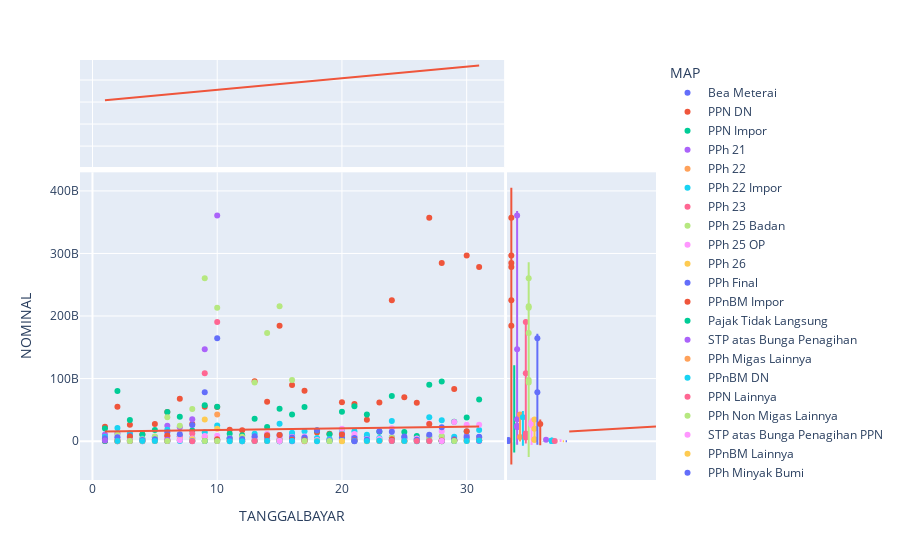

Source (notebook cell):
### Markdown cell above
### Analyze Penerimaan by Day

### Code cell
px.scatter(df
    .query("TAHUNBAYAR == 2023 & KET not in ('SPMKP')")
    .groupby(['TANGGALBAYAR','MAP'], as_index=False)['NOMINAL']
    .sum(),
    x='TANGGALBAYAR',
    y='NOMINAL',
    color='MAP',
    trendline='ols',
    trendline_scope='overall',
    marginal_x='histogram',
    marginal_y='violin'
)

### Figure 1 — Plotly figure (JSON) as saved in the notebook; plotly's stock layout.template omitted (floating-point values rounded to 4 significant figures; data arrays with more than 128 entries replaced by an {"elided": "..."} marker saying what was removed)
{"data": [{"hovertemplate": "MAP=Bea Meterai<br>TANGGALBAYAR=%{x}<br>NOMINAL=%{y}<extra></extra>", "legendgroup": "Bea Meterai", "marker": {"color": "#636efa", "symbol": "circle"}, "mode": "markers", "name": "Bea Meterai", "orientation": "v", "showlegend": true, "type": "scatter", "x": [1, 2, 3, 4, 5, 6, 8, 9, 10, 12, 14, 15, 16, 24, 25, 28], "xaxis": "x", "y": [15000000, 7000, 350000, 21000, 30028000, 14464000, 63760000, 4330000, 1864577000, 7000, 195000000, 35000, 105000, 798067000, 15000000, 15476000], "yaxis": "y"}, {"alignmentgroup": "True", "bingroup": "x", "hovertemplate": "MAP=Bea Meterai<br>TANGGALBAYAR=%{x}<br>count=%{y}<extra></extra>", "legendgroup": "Bea Meterai", "marker": {"color": "#636efa"}, "name": "Bea Meterai", "offsetgroup": "Bea Meterai", "opacity": 0.5, "showlegend": false, "type": "histogram", "x": [1, 2, 3, 4, 5, 6, 8, 9, 10, 12, 14, 15, 16, 24, 25, 28], "xaxis": "x3", "yaxis": "y3"}, {"alignmentgroup": "True", "hovertemplate": "MAP=Bea Meterai<br>NOMINAL=%{y}<extra></extra>", "legendgroup": "Bea Meterai", "marker": {"color": "#636efa", "symbol": "circle"}, "name": "Bea Meterai", "offsetgroup": "Bea Meterai", "scalegroup": "y", "showlegend": false, "type": "violin", "xaxis": "x2", "y": [15000000, 7000, 350000, 21000, 30028000, 14464000, 63760000, 4330000, 1864577000, 7000, 195000000, 35000, 105000, 798067000, 15000000, 15476000], "yaxis": "y2"}, {"hovertemplate": "MAP=PPN DN<br>TANGGALBAYAR=%{x}<br>NOMINAL=%{y}<extra></extra>", "legendgroup": "PPN DN", "marker": {"color": "#EF553B", "symbol": "circle"}, "mode": "markers", "name": "PPN DN", "orientation": "v", "showlegend": true, "type": "scatter", "x": [1, 2, 3, 4, 5, 6, 7, 8, 9, 10, 11, 12, 13, 14, 15, 16, 17, 18, 19, 20, 21, 22, 23, 24, 25, 26, 27, 28, 29, 30, 31], "xaxis": "x", "y": [23006295947, 54819280378, 26280453927, 10538294029, 27221071569, 46724441035, 67925249314, 27231182037, 54916172599, 54689762945, 18301772872, 17286438373, 95515488888, 62832799202, 184257538729, 89635596205, 80719778760, 13858419504, 11891998770, 61984007815, 59226705581, 34298669072, 61930749874, 225318827686, 70231635673, 61465235948, 357030414389, 284874829759, 83483412562, 296800789322, 278196478736], "yaxis": "y"}, {"alignmentgroup": "True", "bingroup": "x", "hovertemplate": "MAP=PPN DN<br>TANGGALBAYAR=%{x}<br>count=%{y}<extra></extra>", "legendgroup": "PPN DN", "marker": {"color": "#EF553B"}, "name": "PPN DN", "offsetgroup": "PPN DN", "opacity": 0.5, "showlegend": false, "type": "histogram", "x": [1, 2, 3, 4, 5, 6, 7, 8, 9, 10, 11, 12, 13, 14, 15, 16, 17, 18, 19, 20, 21, 22, 23, 24, 25, 26, 27, 28, 29, 30, 31], "xaxis": "x3", "yaxis": "y3"}, {"alignmentgroup": "True", "hovertemplate": "MAP=PPN DN<br>NOMINAL=%{y}<extra></extra>", "legendgroup": "PPN DN", "marker": {"color": "#EF553B", "symbol": "circle"}, "name": "PPN DN", "offsetgroup": "PPN DN", "scalegroup": "y", "showlegend": false, "type": "violin", "xaxis": "x2", "y": [23006295947, 54819280378, 26280453927, 10538294029, 27221071569, 46724441035, 67925249314, 27231182037, 54916172599, 54689762945, 18301772872, 17286438373, 95515488888, 62832799202, 184257538729, 89635596205, 80719778760, 13858419504, 11891998770, 61984007815, 59226705581, 34298669072, 61930749874, 225318827686, 70231635673, 61465235948, 357030414389, 284874829759, 83483412562, 296800789322, 278196478736], "yaxis": "y2"}, {"hovertemplate": "MAP=PPN Impor<br>TANGGALBAYAR=%{x}<br>NOMINAL=%{y}<extra></extra>", "legendgroup": "PPN Impor", "marker": {"color": "#00cc96", "symbol": "circle"}, "mode": "markers", "name": "PPN Impor", "orientation": "v", "showlegend": true, "type": "scatter", "x": [1, 2, 3, 4, 5, 6, 7, 8, 9, 10, 11, 12, 13, 14, 15, 16, 17, 18, 19, 20, 21, 22, 23, 24, 25, 26, 27, 28, 29, 30, 31], "xaxis": "x", "y": [20366690000, 80262877000, 33625606000, 10660147000, 17790263000, 46605372000, 39113303000, 17051243000, 57450000000.0, 54945615749, 11935066000, 9394578000, 35859228000, 22673971000, 51951688913, 42431455000, 54646632000, 17076977000, 11095116000, 46845305000, 55788365000, 42481438000, 14864053973, 72312615000, 14518701000, 8037256000, 90010593000, 95145195689, 30827159000, 37782201000, 66414389000], "yaxis": "y"}, {"alignmentgroup": "True", "bingroup": "x", "hovertemplate": "MAP=PPN Impor<br>TANGGALBAYAR=%{x}<br>count=%{y}<extra></extra>", "legendgroup": "PPN Impor", "marker": {"color": "#00cc96"}, "name": "PPN Impor", "offsetgroup": "PPN Impor", "opacity": 0.5, "showlegend": false, "type": "histogram", "x": [1, 2, 3, 4, 5, 6, 7, 8, 9, 10, 11, 12, 13, 14, 15, 16, 17, 18, 19, 20, 21, 22, 23, 24, 25, 26, 27, 28, 29, 30, 31], "xaxis": "x3", "yaxis": "y3"}, {"alignmentgroup": "True", "hovertemplate": "MAP=PPN Impor<br>NOMINAL=%{y}<extra></extra>", "legendgroup": "PPN Impor", "marker": {"color": "#00cc96", "symbol": "circle"}, "name": "PPN Impor", "offsetgroup": "PPN Impor", "scalegroup": "y", "showlegend": false, "type": "violin", "xaxis": "x2", "y": [20366690000, 80262877000, 33625606000, 10660147000, 17790263000, 46605372000, 39113303000, 17051243000, 57450000000.0, 54945615749, 11935066000, 9394578000, 35859228000, 22673971000, 51951688913, 42431455000, 54646632000, 17076977000, 11095116000, 46845305000, 55788365000, 42481438000, 14864053973, 72312615000, 14518701000, 8037256000, 90010593000, 95145195689, 30827159000, 37782201000, 66414389000], "yaxis": "y2"}, {"hovertemplate": "MAP=PPh 21<br>TANGGALBAYAR=%{x}<br>NOMINAL=%{y}<extra></extra>", "legendgroup": "PPh 21", "marker": {"color": "#ab63fa", "symbol": "circle"}, "mode": "markers", "name": "PPh 21", "orientation": "v", "showlegend": true, "type": "scatter", "x": [1, 2, 3, 4, 5, 6, 7, 8, 9, 10, 11, 12, 13, 14, 15, 16, 17, 18, 19, 20, 21, 22, 23, 24, 25, 26, 27, 28, 29, 30, 31], "xaxis": "x", "y": [10747186810, 12650102295, 6038992737, 2737700402, 6839402977, 24576956291, 22175743841, 34913000365, 146907208487, 360495103514, 4444408417, 2727140269, 5826240981, 3596485910, 3392716331, 9104648054, 6172533259, 1384450630, 1951380865, 12235938276, 7107341015, 7333817368, 1925017347, 6143606630, 4399490578, 3794141993, 7370102557, 7381285892, 1821532249, 8683913614, 6381869683], "yaxis": "y"}, {"alignmentgroup": "True", "bingroup": "x", "hovertemplate": "MAP=PPh 21<br>TANGGALBAYAR=%{x}<br>count=%{y}<extra></extra>", "legendgroup": "PPh 21", "marker": {"color": "#ab63fa"}, "name": "PPh 21", "offsetgroup": "PPh 21", "opacity": 0.5, "showlegend": false, "type": "histogram", "x": [1, 2, 3, 4, 5, 6, 7, 8, 9, 10, 11, 12, 13, 14, 15, 16, 17, 18, 19, 20, 21, 22, 23, 24, 25, 26, 27, 28, 29, 30, 31], "xaxis": "x3", "yaxis": "y3"}, {"alignmentgroup": "True", "hovertemplate": "MAP=PPh 21<br>NOMINAL=%{y}<extra></extra>", "legendgroup": "PPh 21", "marker": {"color": "#ab63fa", "symbol": "circle"}, "name": "PPh 21", "offsetgroup": "PPh 21", "scalegroup": "y", "showlegend": false, "type": "violin", "xaxis": "x2", "y": [10747186810, 12650102295, 6038992737, 2737700402, 6839402977, 24576956291, 22175743841, 34913000365, 146907208487, 360495103514, 4444408417, 2727140269, 5826240981, 3596485910, 3392716331, 9104648054, 6172533259, 1384450630, 1951380865, 12235938276, 7107341015, 7333817368, 1925017347, 6143606630, 4399490578, 3794141993, 7370102557, 7381285892, 1821532249, 8683913614, 6381869683], "yaxis": "y2"}, {"hovertemplate": "MAP=PPh 22<br>TANGGALBAYAR=%{x}<br>NOMINAL=%{y}<extra></extra>", "legendgroup": "PPh 22", "marker": {"color": "#FFA15A", "symbol": "circle"}, "mode": "markers", "name": "PPh 22", "orientation": "v", "showlegend": true, "type": "scatter", "x": [1, 2, 3, 4, 5, 6, 7, 8, 9, 10, 11, 12, 13, 14, 15, 16, 17, 18, 19, 20, 21, 22, 23, 24, 25, 26, 27, 28, 29, 30, 31], "xaxis": "x", "y": [400638868, 1748603516, 524783463, 67270202, 374460049, 1566138530, 1209030913, 1087077175, 6644829842, 42616716395, 71195436, 91705089, 744067048, 470369738, 1936013362, 748364326, 770703134, 359003953, 321383063, 2298380905, 1002452586, 1472428620, 539310223, 1742238174, 187110228, 333844210, 1180361541, 1332922922, 963187115, 614800570, 1216958157], "yaxis": "y"}, {"alignmentgroup": "True", "bingroup": "x", "hovertemplate": "MAP=PPh 22<br>TANGGALBAYAR=%{x}<br>count=%{y}<extra></extra>", "legendgroup": "PPh 22", "marker": {"color": "#FFA15A"}, "name": "PPh 22", "offsetgroup": "PPh 22", "opacity": 0.5, "showlegend": false, "type": "histogram", "x": [1, 2, 3, 4, 5, 6, 7, 8, 9, 10, 11, 12, 13, 14, 15, 16, 17, 18, 19, 20, 21, 22, 23, 24, 25, 26, 27, 28, 29, 30, 31], "xaxis": "x3", "yaxis": "y3"}, {"alignmentgroup": "True", "hovertemplate": "MAP=PPh 22<br>NOMINAL=%{y}<extra></extra>", "legendgroup": "PPh 22", "marker": {"color": "#FFA15A", "symbol": "circle"}, "name": "PPh 22", "offsetgroup": "PPh 22", "scalegroup": "y", "showlegend": false, "type": "violin", "xaxis": "x2", "y": [400638868, 1748603516, 524783463, 67270202, 374460049, 1566138530, 1209030913, 1087077175, 6644829842, 42616716395, 71195436, 91705089, 744067048, 470369738, 1936013362, 748364326, 770703134, 359003953, 321383063, 2298380905, 1002452586, 1472428620, 539310223, 1742238174, 187110228, 333844210, 1180361541, 1332922922, 963187115, 614800570, 1216958157], "yaxis": "y2"}, {"hovertemplate": "MAP=PPh 22 Impor<br>TANGGALBAYAR=%{x}<br>NOMINAL=%{y}<extra></extra>", "legendgroup": "PPh 22 Impor", "marker": {"color": "#19d3f3", "symbol": "circle"}, "mode": "markers", "name": "PPh 22 Impor", "orientation": "v", "showlegend": true, "type": "scatter", "x": [1, 2, 3, 4, 5, 6, 7, 8, 9, 10, 11, 12, 13, 14, 15, 16, 17, 18, 19, 20, 21, 22, 23, 24, 25, 26, 27, 28, 29, 30, 31], "xaxis": "x", "y": [7184283000, 20813479000, 12673644614, 4134238000, 5772448000, 17999589000, 7605635000, 4834015000, 14059659000, 24908676000, 4478178000, 2583255000, 11945654000, 10689447000, 27831479000, 13230990000, 15889883000, 5181384000, 3288795000, 18490044000, 15745952649, 10366872000, 4912924000, 32118418000, 5403910000, 2892517000, 37977660000, 33357755000, 6884705000, 15306740521, 17759624000], "yaxis": "y"}, {"alignmentgroup": "True", "bingroup": "x", "hovertemplate": "MAP=PPh 22 Impor<br>TANGGALBAYAR=%{x}<br>count=%{y}<extra></extra>", "legendgroup": "PPh 22 Impor", "marker": {"color": "#19d3f3"}, "name": "PPh 22 Impor", "offsetgroup": "PPh 22 Impor", "opacity": 0.5, "showlegend": false, "type": "histogram", "x": [1, 2, 3, 4, 5, 6, 7, 8, 9, 10, 11, 12, 13, 14, 15, 16, 17, 18, 19, 20, 21, 22, 23, 24, 25, 26, 27, 28, 29, 30, 31], "xaxis": "x3", "yaxis": "y3"}, {"alignmentgroup": "True", "hovertemplate": "MAP=PPh 22 Impor<br>NOMINAL=%{y}<extra></extra>", "legendgroup": "PPh 22 Impor", "marker": {"color": "#19d3f3", "symbol": "circle"}, "name": "PPh 22 Impor", "offsetgroup": "PPh 22 Impor", "scalegroup": "y", "showlegend": false, "type": "violin", "xaxis": "x2", "y": [7184283000, 20813479000, 12673644614, 4134238000, 5772448000, 17999589000, 7605635000, 4834015000, 14059659000, 24908676000, 4478178000, 2583255000, 11945654000, 10689447000, 27831479000, 13230990000, 15889883000, 5181384000, 3288795000, 18490044000, 15745952649, 10366872000, 4912924000, 32118418000, 5403910000, 2892517000, 37977660000, 33357755000, 6884705000, 15306740521, 17759624000], "yaxis": "y2"}, {"hovertemplate": "MAP=PPh 23<br>TANGGALBAYAR=%{x}<br>NOMINAL=%{y}<extra></extra>", "legendgroup": "PPh 23", "marker": {"color": "#FF6692", "symbol": "circle"}, "mode": "markers", "name": "PPh 23", "orientation": "v", "showlegend": true, "type": "scatter", "x": [1, 2, 3, 4, 5, 6, 7, 8, 9, 10, 11, 12, 13, 14, 15, 16, 17, 18, 19, 20, 21, 22, 23, 24, 25, 26, 27, 28, 29, 30, 31], "xaxis": "x", "y": [727799758, 1156311809, 1244300468, 1172054445, 2177123281, 7912125408, 7208059230, 12338963203, 108344749329, 190488434257, 1334565167, 785126154, 1270060810, 954125262, 959348314, 5993575880, 2886690028, 436356322, 436450075, 1356746574, 2073059706, 293986612, 293560710, 950675706, 148557362, 532861779, 2106934461, 1121751370, 679580240, 1841536749, 1867620520], "yaxis": "y"}, {"alignmentgroup": "True", "bingroup": "x", "hovertemplate": "MAP=PPh 23<br>TANGGALBAYAR=%{x}<br>count=%{y}<extra></extra>", "legendgroup": "PPh 23", "marker": {"color": "#FF6692"}, "name": "PPh 23", "offsetgroup": "PPh 23", "opacity": 0.5, "showlegend": false, "type": "histogram", "x": [1, 2, 3, 4, 5, 6, 7, 8, 9, 10, 11, 12, 13, 14, 15, 16, 17, 18, 19, 20, 21, 22, 23, 24, 25, 26, 27, 28, 29, 30, 31], "xaxis": "x3", "yaxis": "y3"}, {"alignmentgroup": "True", "hovertemplate": "MAP=PPh 23<br>NOMINAL=%{y}<extra></extra>", "legendgroup": "PPh 23", "marker": {"color": "#FF6692", "symbol": "circle"}, "name": "PPh 23", "offsetgroup": "PPh 23", "scalegroup": "y", "showlegend": false, "type": "violin", "xaxis": "x2", "y": [727799758, 1156311809, 1244300468, 1172054445, 2177123281, 7912125408, 7208059230, 12338963203, 108344749329, 190488434257, 1334565167, 785126154, 1270060810, 954125262, 959348314, 5993575880, 2886690028, 436356322, 436450075, 1356746574, 2073059706, 293986612, 293560710, 950675706, 148557362, 532861779, 2106934461, 1121751370, 679580240, 1841536749, 1867620520], "yaxis": "y2"}, {"hovertemplate": "MAP=PPh 25 Badan<br>TANGGALBAYAR=%{x}<br>NOMINAL=%{y}<extra></extra>", "legendgroup": "PPh 25 Badan", "marker": {"color": "#B6E880", "symbol": "circle"}, "mode": "markers", "name": "PPh 25 Badan", "orientation": "v", "showlegend": true, "type": "scatter", "x": [1, 2, 3, 4, 5, 6, 7, 8, 9, 10, 11, 12, 13, 14, 15, 16, 17, 18, 19, 20, 21, 22, 23, 24, 25, 26, 27, 28, 29, 30, 31], "xaxis": "x", "y": [3366800964, 10325939226, 5674779656, 2815062683, 7198297434, 38241657981, 24619196443, 51308736805, 260299891319, 213200000000.0, 4562922737, 7019791726, 93620000000.0, 172702581664, 215519519941, 97536260260, 4823197648, 768573191, 426461053, 4331832693, 2295012574, 825440732, 1370335555, 5874443155, 216266856, 1937883015, 5642339203, 8236970934, 1955493088, 3480576744, 5217337807], "yaxis": "y"}, {"alignmentgroup": "True", "bingroup": "x", "hovertemplate": "MAP=PPh 25 Badan<br>TANGGALBAYAR=%{x}<br>count=%{y}<extra></extra>", "legendgroup": "PPh 25 Badan", "marker": {"color": "#B6E880"}, "name": "PPh 25 Badan", "offsetgroup": "PPh 25 Badan", "opacity": 0.5, "showlegend": false, "type": "histogram", "x": [1, 2, 3, 4, 5, 6, 7, 8, 9, 10, 11, 12, 13, 14, 15, 16, 17, 18, 19, 20, 21, 22, 23, 24, 25, 26, 27, 28, 29, 30, 31], "xaxis": "x3", "yaxis": "y3"}, {"alignmentgroup": "True", "hovertemplate": "MAP=PPh 25 Badan<br>NOMINAL=%{y}<extra></extra>", "legendgroup": "PPh 25 Badan", "marker": {"color": "#B6E880", "symbol": "circle"}, "name": "PPh 25 Badan", "offsetgroup": "PPh 25 Badan", "scalegroup": "y", "showlegend": false, "type": "violin", "xaxis": "x2", "y": [3366800964, 10325939226, 5674779656, 2815062683, 7198297434, 38241657981, 24619196443, 51308736805, 260299891319, 213200000000.0, 4562922737, 7019791726, 93620000000.0, 172702581664, 215519519941, 97536260260, 4823197648, 768573191, 426461053, 4331832693, 2295012574, 825440732, 1370335555, 5874443155, 216266856, 1937883015, 5642339203, 8236970934, 1955493088, 3480576744, 5217337807], "yaxis": "y2"}, {"hovertemplate": "MAP=PPh 25 OP<br>TANGGALBAYAR=%{x}<br>NOMINAL=%{y}<extra></extra>", "legendgroup": "PPh 25 OP", "marker": {"color": "#FF97FF", "symbol": "circle"}, "mode": "markers", "name": "PPh 25 OP", "orientation": "v", "showlegend": true, "type": "scatter", "x": [1, 2, 3, 4, 5, 6, 7, 8, 9, 10, 11, 12, 13, 14, 15, 16, 17, 18, 19, 20, 21, 22, 23, 24, 25, 26, 27, 28, 29, 30, 31], "xaxis": "x", "y": [2191061326, 6232057866, 3604003610, 523312850, 730792305, 4388022860, 4590742500, 4229320984, 8375320997, 8746891186, 803101007, 1433772280, 4345129750, 11507387605, 8265131631, 6607882657, 7551072906, 1856591364, 1576105130, 19874973826, 11267000347, 3048448579, 3586327292, 20551208250, 3171866742, 4191633056, 28244963981, 15961663505, 30724318124, 26210000174, 26345087947], "yaxis": "y"}, {"alignmentgroup": "True", "bingroup": "x", "hovertemplate": "MAP=PPh 25 OP<br>TANGGALBAYAR=%{x}<br>count=%{y}<extra></extra>", "legendgroup": "PPh 25 OP", "marker": {"color": "#FF97FF"}, "name": "PPh 25 OP", "offsetgroup": "PPh 25 OP", "opacity": 0.5, "showlegend": false, "type": "histogram", "x": [1, 2, 3, 4, 5, 6, 7, 8, 9, 10, 11, 12, 13, 14, 15, 16, 17, 18, 19, 20, 21, 22, 23, 24, 25, 26, 27, 28, 29, 30, 31], "xaxis": "x3", "yaxis": "y3"}, {"alignmentgroup": "True", "hovertemplate": "MAP=PPh 25 OP<br>NOMINAL=%{y}<extra></extra>", "legendgroup": "PPh 25 OP", "marker": {"color": "#FF97FF", "symbol": "circle"}, "name": "PPh 25 OP", "offsetgroup": "PPh 25 OP", "scalegroup": "y", "showlegend": false, "type": "violin", "xaxis": "x2", "y": [2191061326, 6232057866, 3604003610, 523312850, 730792305, 4388022860, 4590742500, 4229320984, 8375320997, 8746891186, 803101007, 1433772280, 4345129750, 11507387605, 8265131631, 6607882657, 7551072906, 1856591364, 1576105130, 19874973826, 11267000347, 3048448579, 3586327292, 20551208250, 3171866742, 4191633056, 28244963981, 15961663505, 30724318124, 26210000174, 26345087947], "yaxis": "y2"}, {"hovertemplate": "MAP=PPh 26<br>TANGGALBAYAR=%{x}<br>NOMINAL=%{y}<extra></extra>", "legendgroup": "PPh 26", "marker": {"color": "#FECB52", "symbol": "circle"}, "mode": "markers", "name": "PPh 26", "orientation": "v", "showlegend": true, "type": "scatter", "x": [1, 2, 3, 4, 5, 6, 7, 8, 9, 10, 11, 12, 13, 14, 15, 16, 17, 18, 19, 20, 21, 22, 23, 24, 25, 26, 27, 28, 29, 30, 31], "xaxis": "x", "y": [384245597, 1485460, 36568662, 98170000.0, 20184850, 826074909, 1944508769, 2996077567, 34500000000.0, 19749778519, 31920356, 308281127, 9763419, 188087957, 39773906, 477090384, 455782780, 10751079, 2922664, 680000, 310149299, 48, 463782780, 64745322, 29660796, 64700000.0, 358378611, 0, 7476624, 27760801, 469109748], "yaxis": "y"}, {"alignmentgroup": "True", "bingroup": "x", "hovertemplate": "MAP=PPh 26<br>TANGGALBAYAR=%{x}<br>count=%{y}<extra></extra>", "legendgroup": "PPh 26", "marker": {"color": "#FECB52"}, "name": "PPh 26", "offsetgroup": "PPh 26", "opacity": 0.5, "showlegend": false, "type": "histogram", "x": [1, 2, 3, 4, 5, 6, 7, 8, 9, 10, 11, 12, 13, 14, 15, 16, 17, 18, 19, 20, 21, 22, 23, 24, 25, 26, 27, 28, 29, 30, 31], "xaxis": "x3", "yaxis": "y3"}, {"alignmentgroup": "True", "hovertemplate": "MAP=PPh 26<br>NOMINAL=%{y}<extra></extra>", "legendgroup": "PPh 26", "marker": {"color": "#FECB52", "symbol": "circle"}, "name": "PPh 26", "offsetgroup": "PPh 26", "scalegroup": "y", "showlegend": false, "type": "violin", "xaxis": "x2", "y": [384245597, 1485460, 36568662, 98170000.0, 20184850, 826074909, 1944508769, 2996077567, 34500000000.0, 19749778519, 31920356, 308281127, 9763419, 188087957, 39773906, 477090384, 455782780, 10751079, 2922664, 680000, 310149299, 48, 463782780, 64745322, 29660796, 64700000.0, 358378611, 0, 7476624, 27760801, 469109748], "yaxis": "y2"}, {"hovertemplate": "MAP=PPh Final<br>TANGGALBAYAR=%{x}<br>NOMINAL=%{y}<extra></extra>", "legendgroup": "PPh Final", "marker": {"color": "#636efa", "symbol": "circle"}, "mode": "markers", "name": "PPh Final", "orientation": "v", "showlegend": true, "type": "scatter", "x": [1, 2, 3, 4, 5, 6, 7, 8, 9, 10, 11, 12, 13, 14, 15, 16, 17, 18, 19, 20, 21, 22, 23, 24, 25, 26, 27, 28, 29, 30, 31], "xaxis": "x", "y": [4548628845, 6190237796, 8301920922, 1796476921, 3016515428, 14293095209, 10868730153, 25915538091, 77974931181, 164560892865, 4124509904, 3304580325, 7974528235, 7893962639, 9871255795, 5863229256, 5820065548, 17372609575, 1542889279, 6053558248, 5126984460, 2137989365, 15630462207, 15119698844, 7220202210, 2082236954, 10055043853, 22142251072, 3125332598, 6227608743, 6849386400], "yaxis": "y"}, {"alignmentgroup": "True", "bingroup": "x", "hovertemplate": "MAP=PPh Final<br>TANGGALBAYAR=%{x}<br>count=%{y}<extra></extra>", "legendgroup": "PPh Final", "marker": {"color": "#636efa"}, "name": "PPh Final", "offsetgroup": "PPh Final", "opacity": 0.5, "showlegend": false, "type": "histogram", "x": [1, 2, 3, 4, 5, 6, 7, 8, 9, 10, 11, 12, 13, 14, 15, 16, 17, 18, 19, 20, 21, 22, 23, 24, 25, 26, 27, 28, 29, 30, 31], "xaxis": "x3", "yaxis": "y3"}, {"alignmentgroup": "True", "hovertemplate": "MAP=PPh Final<br>NOMINAL=%{y}<extra></extra>", "legendgroup": "PPh Final", "marker": {"color": "#636efa", "symbol": "circle"}, "name": "PPh Final", "offsetgroup": "PPh Final", "scalegroup": "y", "showlegend": false, "type": "violin", "xaxis": "x2", "y": [4548628845, 6190237796, 8301920922, 1796476921, 3016515428, 14293095209, 10868730153, 25915538091, 77974931181, 164560892865, 4124509904, 3304580325, 7974528235, 7893962639, 9871255795, 5863229256, 5820065548, 17372609575, 1542889279, 6053558248, 5126984460, 2137989365, 15630462207, 15119698844, 7220202210, 2082236954, 10055043853, 22142251072, 3125332598, 6227608743, 6849386400], "yaxis": "y2"}, {"hovertemplate": "MAP=PPnBM Impor<br>TANGGALBAYAR=%{x}<br>NOMINAL=%{y}<extra></extra>", "legendgroup": "PPnBM Impor", "marker": {"color": "#EF553B", "symbol": "circle"}, "mode": "markers", "name": "PPnBM Impor", "orientation": "v", "showlegend": true, "type": "scatter", "x": [1, 3, 6, 10, 14, 15, 16, 17, 20, 21, 24, 27, 28, 29, 30, 31], "xaxis": "x", "y": [640438000, 7278276000, 8971882000, 3135489000, 9416479000, 9817078000, 2018000000.0, 1449695000, 10617483000, 1541382000, 3157201000, 27427131000, 1026739000, 1537866000, 15632594000, 1006183000], "yaxis": "y"}, {"alignmentgroup": "True", "bingroup": "x", "hovertemplate": "MAP=PPnBM Impor<br>TANGGALBAYAR=%{x}<br>count=%{y}<extra></extra>", "legendgroup": "PPnBM Impor", "marker": {"color": "#EF553B"}, "name": "PPnBM Impor", "offsetgroup": "PPnBM Impor", "opacity": 0.5, "showlegend": false, "type": "histogram", "x": [1, 3, 6, 10, 14, 15, 16, 17, 20, 21, 24, 27, 28, 29, 30, 31], "xaxis": "x3", "yaxis": "y3"}, {"alignmentgroup": "True", "hovertemplate": "MAP=PPnBM Impor<br>NOMINAL=%{y}<extra></extra>", "legendgroup": "PPnBM Impor", "marker": {"color": "#EF553B", "symbol": "circle"}, "name": "PPnBM Impor", "offsetgroup": "PPnBM Impor", "scalegroup": "y", "showlegend": false, "type": "violin", "xaxis": "x2", "y": [640438000, 7278276000, 8971882000, 3135489000, 9416479000, 9817078000, 2018000000.0, 1449695000, 10617483000, 1541382000, 3157201000, 27427131000, 1026739000, 1537866000, 15632594000, 1006183000], "yaxis": "y2"}, {"hovertemplate": "MAP=Pajak Tidak Langsung<br>TANGGALBAYAR=%{x}<br>NOMINAL=%{y}<extra></extra>", "legendgroup": "Pajak Tidak Langsung", "marker": {"color": "#00cc96", "symbol": "circle"}, "mode": "markers", "name": "Pajak Tidak Langsung", "orientation": "v", "showlegend": true, "type": "scatter", "x": [1, 28], "xaxis": "x", "y": [2235081, 120000], "yaxis": "y"}, {"alignmentgroup": "True", "bingroup": "x", "hovertemplate": "MAP=Pajak Tidak Langsung<br>TANGGALBAYAR=%{x}<br>count=%{y}<extra></extra>", "legendgroup": "Pajak Tidak Langsung", "marker": {"color": "#00cc96"}, "name": "Pajak Tidak Langsung", "offsetgroup": "Pajak Tidak Langsung", "opacity": 0.5, "showlegend": false, "type": "histogram", "x": [1, 28], "xaxis": "x3", "yaxis": "y3"}, {"alignmentgroup": "True", "hovertemplate": "MAP=Pajak Tidak Langsung<br>NOMINAL=%{y}<extra></extra>", "legendgroup": "Pajak Tidak Langsung", "marker": {"color": "#00cc96", "symbol": "circle"}, "name": "Pajak Tidak Langsung", "offsetgroup": "Pajak Tidak Langsung", "scalegroup": "y", "showlegend": false, "type": "violin", "xaxis": "x2", "y": [2235081, 120000], "yaxis": "y2"}, {"hovertemplate": "MAP=STP atas Bunga Penagihan<br>TANGGALBAYAR=%{x}<br>NOMINAL=%{y}<extra></extra>", "legendgroup": "STP atas Bunga Penagihan", "marker": {"color": "#ab63fa", "symbol": "circle"}, "mode": "markers", "name": "STP atas Bunga Penagihan", "orientation": "v", "showlegend": true, "type": "scatter", "x": [1, 6, 16, 21, 29, 31], "xaxis": "x", "y": [866500000.0, 2118543497, 75750000, 39082248, 200000000, 325000000], "yaxis": "y"}, {"alignmentgroup": "True", "bingroup": "x", "hovertemplate": "MAP=STP atas Bunga Penagihan<br>TANGGALBAYAR=%{x}<br>count=%{y}<extra></extra>", "legendgroup": "STP atas Bunga Penagihan", "marker": {"color": "#ab63fa"}, "name": "STP atas Bunga Penagihan", "offsetgroup": "STP atas Bunga Penagihan", "opacity": 0.5, "showlegend": false, "type": "histogram", "x": [1, 6, 16, 21, 29, 31], "xaxis": "x3", "yaxis": "y3"}, {"alignmentgroup": "True", "hovertemplate": "MAP=STP atas Bunga Penagihan<br>NOMINAL=%{y}<extra></extra>", "legendgroup": "STP atas Bunga Penagihan", "marker": {"color": "#ab63fa", "symbol": "circle"}, "name": "STP atas Bunga Penagihan", "offsetgroup": "STP atas Bunga Penagihan", "scalegroup": "y", "showlegend": false, "type": "violin", "xaxis": "x2", "y": [866500000.0, 2118543497, 75750000, 39082248, 200000000, 325000000], "yaxis": "y2"}, {"hovertemplate": "MAP=PPh Migas Lainnya<br>TANGGALBAYAR=%{x}<br>NOMINAL=%{y}<extra></extra>", "legendgroup": "PPh Migas Lainnya", "marker": {"color": "#FFA15A", "symbol": "circle"}, "mode": "markers", "name": "PPh Migas Lainnya", "orientation": "v", "showlegend": true, "type": "scatter", "x": [2, 9], "xaxis": "x", "y": [37500, 5174833], "yaxis": "y"}, {"alignmentgroup": "True", "bingroup": "x", "hovertemplate": "MAP=PPh Migas Lainnya<br>TANGGALBAYAR=%{x}<br>count=%{y}<extra></extra>", "legendgroup": "PPh Migas Lainnya", "marker": {"color": "#FFA15A"}, "name": "PPh Migas Lainnya", "offsetgroup": "PPh Migas Lainnya", "opacity": 0.5, "showlegend": false, "type": "histogram", "x": [2, 9], "xaxis": "x3", "yaxis": "y3"}, {"alignmentgroup": "True", "hovertemplate": "MAP=PPh Migas Lainnya<br>NOMINAL=%{y}<extra></extra>", "legendgroup": "PPh Migas Lainnya", "marker": {"color": "#FFA15A", "symbol": "circle"}, "name": "PPh Migas Lainnya", "offsetgroup": "PPh Migas Lainnya", "scalegroup": "y", "showlegend": false, "type": "violin", "xaxis": "x2", "y": [37500, 5174833], "yaxis": "y2"}, {"hovertemplate": "MAP=PPnBM DN<br>TANGGALBAYAR=%{x}<br>NOMINAL=%{y}<extra></extra>", "legendgroup": "PPnBM DN", "marker": {"color": "#19d3f3", "symbol": "circle"}, "mode": "markers", "name": "PPnBM DN", "orientation": "v", "showlegend": true, "type": "scatter", "x": [2, 3, 4, 5, 6, 7, 8, 9, 10, 11, 12, 13, 14, 15, 16, 17, 18, 19, 20, 21, 22, 23, 24, 25, 26, 27, 28, 29, 30, 31], "xaxis": "x", "y": [2055000.0, 5470000.0, 4558934, 30346759, 594594, 4337574, 369360707, 7213853, 18192379, 0, 0, 19396473, 5505698, 0, 36692269, 775772117, 0, 2226400, 56137733, 6163395, 26790000.0, 492984294, 254031923, 3568400, 0, 351466947, 132069368, 343608521, 33983400, 1126994209], "yaxis": "y"}, {"alignmentgroup": "True", "bingroup": "x", "hovertemplate": "MAP=PPnBM DN<br>TANGGALBAYAR=%{x}<br>count=%{y}<extra></extra>", "legendgroup": "PPnBM DN", "marker": {"color": "#19d3f3"}, "name": "PPnBM DN", "offsetgroup": "PPnBM DN", "opacity": 0.5, "showlegend": false, "type": "histogram", "x": [2, 3, 4, 5, 6, 7, 8, 9, 10, 11, 12, 13, 14, 15, 16, 17, 18, 19, 20, 21, 22, 23, 24, 25, 26, 27, 28, 29, 30, 31], "xaxis": "x3", "yaxis": "y3"}, {"alignmentgroup": "True", "hovertemplate": "MAP=PPnBM DN<br>NOMINAL=%{y}<extra></extra>", "legendgroup": "PPnBM DN", "marker": {"color": "#19d3f3", "symbol": "circle"}, "name": "PPnBM DN", "offsetgroup": "PPnBM DN", "scalegroup": "y", "showlegend": false, "type": "violin", "xaxis": "x2", "y": [2055000.0, 5470000.0, 4558934, 30346759, 594594, 4337574, 369360707, 7213853, 18192379, 0, 0, 19396473, 5505698, 0, 36692269, 775772117, 0, 2226400, 56137733, 6163395, 26790000.0, 492984294, 254031923, 3568400, 0, 351466947, 132069368, 343608521, 33983400, 1126994209], "yaxis": "y2"}, {"hovertemplate": "MAP=PPN Lainnya<br>TANGGALBAYAR=%{x}<br>NOMINAL=%{y}<extra></extra>", "legendgroup": "PPN Lainnya", "marker": {"color": "#FF6692", "symbol": "circle"}, "mode": "markers", "name": "PPN Lainnya", "orientation": "v", "showlegend": true, "type": "scatter", "x": [3, 6, 8, 10, 13, 17, 24, 26, 27, 28], "xaxis": "x", "y": [267568, 4241600, 0, 594594, 161154900, 0, 31990000.0, 874500, 825000, 25300000.0], "yaxis": "y"}, {"alignmentgroup": "True", "bingroup": "x", "hovertemplate": "MAP=PPN Lainnya<br>TANGGALBAYAR=%{x}<br>count=%{y}<extra></extra>", "legendgroup": "PPN Lainnya", "marker": {"color": "#FF6692"}, "name": "PPN Lainnya", "offsetgroup": "PPN Lainnya", "opacity": 0.5, "showlegend": false, "type": "histogram", "x": [3, 6, 8, 10, 13, 17, 24, 26, 27, 28], "xaxis": "x3", "yaxis": "y3"}, {"alignmentgroup": "True", "hovertemplate": "MAP=PPN Lainnya<br>NOMINAL=%{y}<extra></extra>", "legendgroup": "PPN Lainnya", "marker": {"color": "#FF6692", "symbol": "circle"}, "name": "PPN Lainnya", "offsetgroup": "PPN Lainnya", "scalegroup": "y", "showlegend": false, "type": "violin", "xaxis": "x2", "y": [267568, 4241600, 0, 594594, 161154900, 0, 31990000.0, 874500, 825000, 25300000.0], "yaxis": "y2"}, {"hovertemplate": "MAP=PPh Non Migas Lainnya<br>TANGGALBAYAR=%{x}<br>NOMINAL=%{y}<extra></extra>", "legendgroup": "PPh Non Migas Lainnya", "marker": {"color": "#B6E880", "symbol": "circle"}, "mode": "markers", "name": "PPh Non Migas Lainnya", "orientation": "v", "showlegend": true, "type": "scatter", "x": [3, 6, 9, 10, 15, 17, 19, 20, 29], "xaxis": "x", "y": [24390956, 188111132, 116079165, 105215016, 14890000.0, 17008521, 85697955, 16136086, 21734759], "yaxis": "y"}, {"alignmentgroup": "True", "bingroup": "x", "hovertemplate": "MAP=PPh Non Migas Lainnya<br>TANGGALBAYAR=%{x}<br>count=%{y}<extra></extra>", "legendgroup": "PPh Non Migas Lainnya", "marker": {"color": "#B6E880"}, "name": "PPh Non Migas Lainnya", "offsetgroup": "PPh Non Migas Lainnya", "opacity": 0.5, "showlegend": false, "type": "histogram", "x": [3, 6, 9, 10, 15, 17, 19, 20, 29], "xaxis": "x3", "yaxis": "y3"}, {"alignmentgroup": "True", "hovertemplate": "MAP=PPh Non Migas Lainnya<br>NOMINAL=%{y}<extra></extra>", "legendgroup": "PPh Non Migas Lainnya", "marker": {"color": "#B6E880", "symbol": "circle"}, "name": "PPh Non Migas Lainnya", "offsetgroup": "PPh Non Migas Lainnya", "scalegroup": "y", "showlegend": false, "type": "violin", "xaxis": "x2", "y": [24390956, 188111132, 116079165, 105215016, 14890000.0, 17008521, 85697955, 16136086, 21734759], "yaxis": "y2"}, {"hovertemplate": "MAP=STP atas Bunga Penagihan PPN<br>TANGGALBAYAR=%{x}<br>NOMINAL=%{y}<extra></extra>", "legendgroup": "STP atas Bunga Penagihan PPN", "marker": {"color": "#FF97FF", "symbol": "circle"}, "mode": "markers", "name": "STP atas Bunga Penagihan PPN", "orientation": "v", "showlegend": true, "type": "scatter", "x": [7, 15, 28], "xaxis": "x", "y": [1562759185, 1086000, 1500000], "yaxis": "y"}, {"alignmentgroup": "True", "bingroup": "x", "hovertemplate": "MAP=STP atas Bunga Penagihan PPN<br>TANGGALBAYAR=%{x}<br>count=%{y}<extra></extra>", "legendgroup": "STP atas Bunga Penagihan PPN", "marker": {"color": "#FF97FF"}, "name": "STP atas Bunga Penagihan PPN", "offsetgroup": "STP atas Bunga Penagihan PPN", "opacity": 0.5, "showlegend": false, "type": "histogram", "x": [7, 15, 28], "xaxis": "x3", "yaxis": "y3"}, {"alignmentgroup": "True", "hovertemplate": "MAP=STP atas Bunga Penagihan PPN<br>NOMINAL=%{y}<extra></extra>", "legendgroup": "STP atas Bunga Penagihan PPN", "marker": {"color": "#FF97FF", "symbol": "circle"}, "name": "STP atas Bunga Penagihan PPN", "offsetgroup": "STP atas Bunga Penagihan PPN", "scalegroup": "y", "showlegend": false, "type": "violin", "xaxis": "x2", "y": [1562759185, 1086000, 1500000], "yaxis": "y2"}, {"hovertemplate": "MAP=PPnBM Lainnya<br>TANGGALBAYAR=%{x}<br>NOMINAL=%{y}<extra></extra>", "legendgroup": "PPnBM Lainnya", "marker": {"color": "#FECB52", "symbol": "circle"}, "mode": "markers", "name": "PPnBM Lainnya", "orientation": "v", "showlegend": true, "type": "scatter", "x": [20], "xaxis": "x", "y": [0], "yaxis": "y"}, {"alignmentgroup": "True", "bingroup": "x", "hovertemplate": "MAP=PPnBM Lainnya<br>TANGGALBAYAR=%{x}<br>count=%{y}<extra></extra>", "legendgroup": "PPnBM Lainnya", "marker": {"color": "#FECB52"}, "name": "PPnBM Lainnya", "offsetgroup": "PPnBM Lainnya", "opacity": 0.5, "showlegend": false, "type": "histogram", "x": [20], "xaxis": "x3", "yaxis": "y3"}, {"alignmentgroup": "True", "hovertemplate": "MAP=PPnBM Lainnya<br>NOMINAL=%{y}<extra></extra>", "legendgroup": "PPnBM Lainnya", "marker": {"color": "#FECB52", "symbol": "circle"}, "name": "PPnBM Lainnya", "offsetgroup": "PPnBM Lainnya", "scalegroup": "y", "showlegend": false, "type": "violin", "xaxis": "x2", "y": [0], "yaxis": "y2"}, {"hovertemplate": "MAP=PPh Minyak Bumi<br>TANGGALBAYAR=%{x}<br>NOMINAL=%{y}<extra></extra>", "legendgroup": "PPh Minyak Bumi", "marker": {"color": "#636efa", "symbol": "circle"}, "mode": "markers", "name": "PPh Minyak Bumi", "orientation": "v", "showlegend": true, "type": "scatter", "x": [21], "xaxis": "x", "y": [0], "yaxis": "y"}, {"alignmentgroup": "True", "bingroup": "x", "hovertemplate": "MAP=PPh Minyak Bumi<br>TANGGALBAYAR=%{x}<br>count=%{y}<extra></extra>", "legendgroup": "PPh Minyak Bumi", "marker": {"color": "#636efa"}, "name": "PPh Minyak Bumi", "offsetgroup": "PPh Minyak Bumi", "opacity": 0.5, "showlegend": false, "type": "histogram", "x": [21], "xaxis": "x3", "yaxis": "y3"}, {"alignmentgroup": "True", "hovertemplate": "MAP=PPh Minyak Bumi<br>NOMINAL=%{y}<extra></extra>", "legendgroup": "PPh Minyak Bumi", "marker": {"color": "#636efa", "symbol": "circle"}, "name": "PPh Minyak Bumi", "offsetgroup": "PPh Minyak Bumi", "scalegroup": "y", "showlegend": false, "type": "violin", "xaxis": "x2", "y": [0], "yaxis": "y2"}, {"hovertemplate": "<b>OLS trendline</b><br>NOMINAL = 2.64627e+08 * TANGGALBAYAR + 1.51201e+10<br>R<sup>2</sup>=0.002511<br><br>TANGGALBAYAR=%{x}<br>NOMINAL=%{y} <b>(trend)</b><extra></extra>", "legendgroup": "Overall Trendline", "line": {"color": "#EF553B"}, "mode": "lines", "name": "Overall Trendline", "showlegend": false, "type": "scatter", "x": {"elided": "406 int values"}, "xaxis": "x", "y": {"elided": "406 float values"}, "yaxis": "y"}, {"hovertemplate": "<b>OLS trendline</b><br>NOMINAL = 2.64627e+08 * TANGGALBAYAR + 1.51201e+10<br>R<sup>2</sup>=0.002511<br><br>TANGGALBAYAR=%{x}<br>NOMINAL=%{y} <b>(trend)</b><extra></extra>", "legendgroup": "Overall Trendline", "line": {"color": "#EF553B"}, "mode": "lines", "name": "Overall Trendline", "showlegend": false, "type": "scatter", "x": {"elided": "406 int values"}, "xaxis": "x2", "y": {"elided": "406 float values"}, "yaxis": "y2"}, {"hovertemplate": "<b>OLS trendline</b><br>NOMINAL = 2.64627e+08 * TANGGALBAYAR + 1.51201e+10<br>R<sup>2</sup>=0.002511<br><br>TANGGALBAYAR=%{x}<br>NOMINAL=%{y} <b>(trend)</b><extra></extra>", "legendgroup": "Overall Trendline", "line": {"color": "#EF553B"}, "mode": "lines", "name": "Overall Trendline", "showlegend": true, "type": "scatter", "x": {"elided": "406 int values"}, "xaxis": "x3", "y": {"elided": "406 float values"}, "yaxis": "y3"}], "layout": {"barmode": "overlay", "legend": {"title": {"text": "MAP"}, "tracegroupgap": 0}, "margin": {"t": 60}, "xaxis": {"anchor": "y", "domain": [0, 0.7363], "title": {"text": "TANGGALBAYAR"}}, "xaxis2": {"anchor": "y2", "domain": [0.7413, 1], "matches": "x2", "showgrid": false, "showline": false, "showticklabels": false, "ticks": ""}, "xaxis3": {"anchor": "y3", "domain": [0, 0.7363], "matches": "x", "showgrid": true, "showticklabels": false}, "xaxis4": {"anchor": "y4", "domain": [0.7413, 1], "matches": "x2", "showgrid": false, "showline": false, "showticklabels": false, "ticks": ""}, "yaxis": {"anchor": "x", "domain": [0, 0.7326], "title": {"text": "NOMINAL"}}, "yaxis2": {"anchor": "x2", "domain": [0, 0.7326], "matches": "y", "showgrid": true, "showticklabels": false}, "yaxis3": {"anchor": "x3", "domain": [0.7426, 1], "matches": "y3", "showgrid": true, "showline": false, "showticklabels": false, "ticks": ""}, "yaxis4": {"anchor": "x4", "domain": [0.7426, 1], "matches": "y3", "showgrid": true, "showline": false, "showticklabels": false, "ticks": ""}}}
